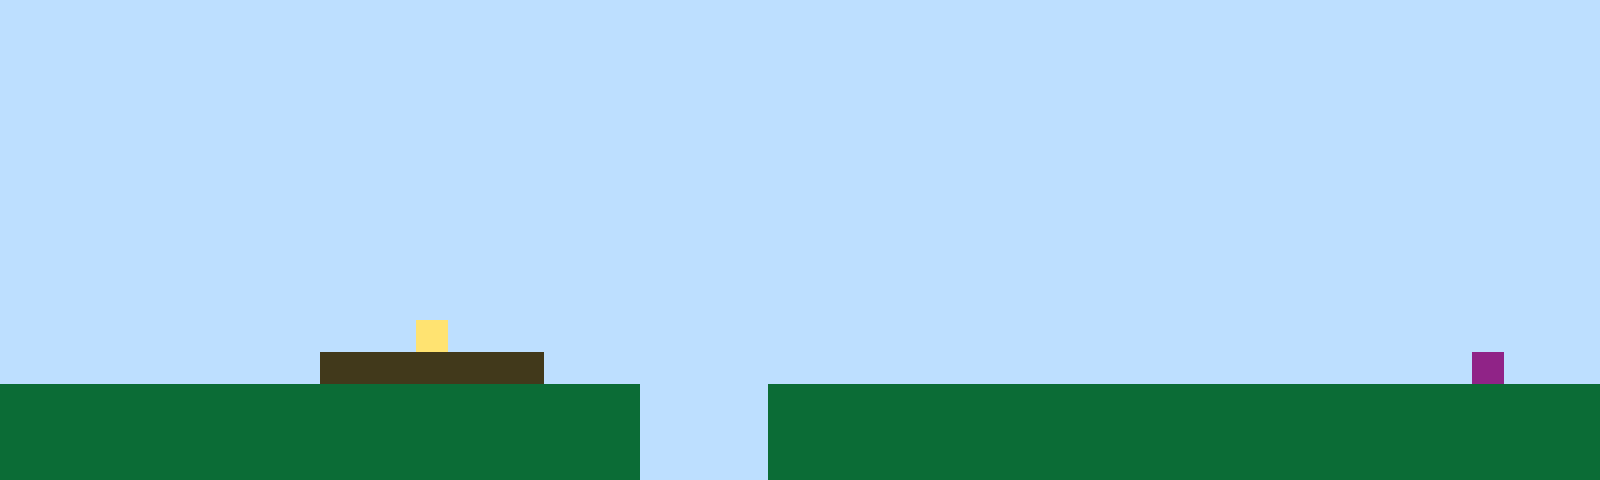

This game map was drawn from its Tiled (.tmx) file and the tilesets committed beside it. A one-line description and the full map source follow:
An orthogonal 50x15 tile map with 32x32 px tiles, 1 tile layer (Tile Layer 1).

<map version="1.10" tiledversion="1.11.2" orientation="orthogonal" renderorder="right-up" width="50" height="15" tilewidth="32" tileheight="32" infinite="0" nextlayerid="2" nextobjectid="1"><editorsettings><export target="map1.csv" format="csv" /></editorsettings><tileset firstgid="1" name="sprites" tilewidth="32" tileheight="32" tilecount="6" columns="3"><image source="sprites.png" width="96" height="64" /></tileset><layer id="1" name="Tile Layer 1" width="50" height="15"><data encoding="csv">1,1,1,1,1,1,1,1,1,1,1,1,1,1,1,1,1,1,1,1,1,1,1,1,1,1,1,1,1,1,1,1,1,1,1,1,1,1,1,1,1,1,1,1,1,1,1,1,1,1,1,1,1,1,1,1,1,1,1,1,1,1,1,1,1,1,1,1,1,1,1,1,1,1,1,1,1,1,1,1,1,1,1,1,1,1,1,1,1,1,1,1,1,1,1,1,1,1,1,1,1,1,1,1,1,1,1,1,1,1,1,1,1,1,1,1,1,1,1,1,1,1,1,1,1,1,1,1,1,1,1,1,1,1,1,1,1,1,1,1,1,1,1,1,1,1,1,1,1,1,1,1,1,1,1,1,1,1,1,1,1,1,1,1,1,1,1,1,1,1,1,1,1,1,1,1,1,1,1,1,1,1,1,1,1,1,1,1,1,1,1,1,1,1,1,1,1,1,1,1,1,1,1,1,1,1,1,1,1,1,1,1,1,1,1,1,1,1,1,1,1,1,1,1,1,1,1,1,1,1,1,1,1,1,1,1,1,1,1,1,1,1,1,1,1,1,1,1,1,1,1,1,1,1,1,1,1,1,1,1,1,1,1,1,1,1,1,1,1,1,1,1,1,1,1,1,1,1,1,1,1,1,1,1,1,1,1,1,1,1,1,1,1,1,1,1,1,1,1,1,1,1,1,1,1,1,1,1,1,1,1,1,1,1,1,1,1,1,1,1,1,1,1,1,1,1,1,1,1,1,1,1,1,1,1,1,1,1,1,1,1,1,1,1,1,1,1,1,1,1,1,1,1,1,1,1,1,1,1,1,1,1,1,1,1,1,1,1,1,1,1,1,1,1,1,1,1,1,1,1,1,1,1,1,1,1,1,1,1,1,1,1,1,1,1,1,1,1,1,1,1,1,1,1,1,1,1,1,1,1,1,1,1,1,1,1,1,1,1,1,1,1,1,1,1,1,1,1,1,1,1,1,1,1,1,1,1,1,1,1,1,1,1,1,1,1,1,1,1,1,1,1,1,1,1,1,1,1,1,1,1,1,1,1,1,1,1,1,1,1,1,1,1,1,1,1,1,1,1,1,1,1,1,1,1,1,1,1,1,1,1,1,1,1,1,1,1,1,1,1,1,1,1,1,1,1,1,1,1,1,1,1,1,4,1,1,1,1,1,1,1,1,1,1,1,1,1,1,1,1,1,1,1,1,1,1,1,1,1,1,1,1,1,1,1,1,1,1,1,1,1,1,1,1,1,1,1,1,1,1,3,3,3,3,3,3,3,1,1,1,1,1,1,1,1,1,1,1,1,1,1,1,1,1,1,1,1,1,1,1,1,1,1,1,1,1,6,1,1,1,2,2,2,2,2,2,2,2,2,2,2,2,2,2,2,2,2,2,2,2,1,1,1,1,2,2,2,2,2,2,2,2,2,2,2,2,2,2,2,2,2,2,2,2,2,2,2,2,2,2,2,2,2,2,2,2,2,2,2,2,2,2,2,2,2,2,2,2,2,2,1,1,1,1,2,2,2,2,2,2,2,2,2,2,2,2,2,2,2,2,2,2,2,2,2,2,2,2,2,2,2,2,2,2,2,2,2,2,2,2,2,2,2,2,2,2,2,2,2,2,1,1,1,1,2,2,2,2,2,2,2,2,2,2,2,2,2,2,2,2,2,2,2,2,2,2,2,2,2,2</data></layer></map>
